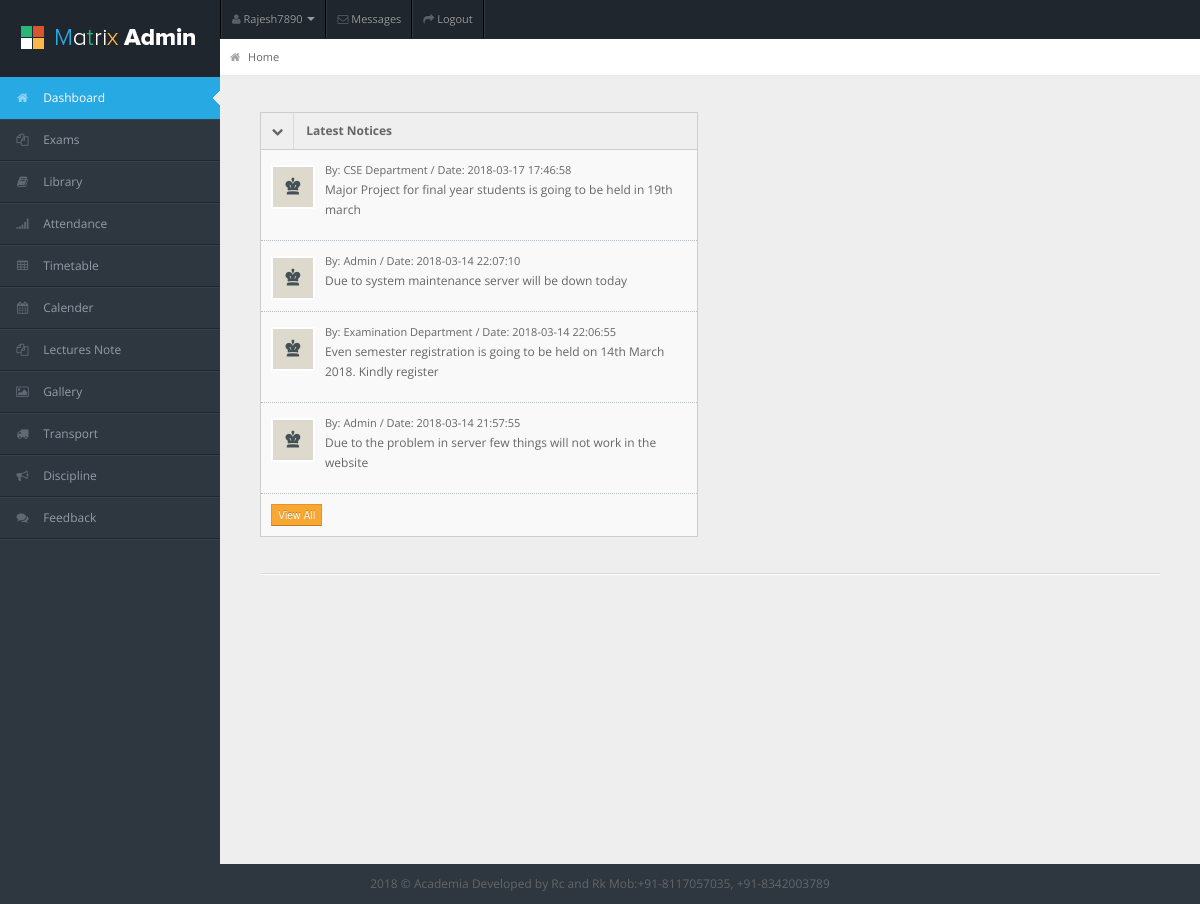
/user/index.php (signed in), run on the app's committed database.
### tables this page shows
CREATE TABLE `notices` (
  `id` int(11) NOT NULL,
  `post_by` varchar(255) NOT NULL,
  `date` timestamp NOT NULL DEFAULT CURRENT_TIMESTAMP ON UPDATE CURRENT_TIMESTAMP,
  `message` text NOT NULL
);

### user/index.php (the view, shortened to what this page needs)
<?php include "includes/header.php";
?>
<?php
include "includes/db.php";
?>
<div id="sidebar"><a href="#" class="visible-phone"><i class="icon icon-home"></i> Dashboard</a>
  <ul>
    <li class="active"><a href="index.php"><i class="icon icon-home"></i> <span>Dashboard</span></a> </li>
    <li class="submenu"> <a href="#"><i class="icon icon-copy"></i> <span>Exams</span></a>
    </li>
    <li><a href="library.php"><i class="icon icon-book"></i> <span>Library</span></a> </li>
    <li><a href="attendance.php"><i class="icon icon-signal"></i> <span>Attendance</span></a> </li>
    <li><a href="timetable.php"><i class="icon icon-table"></i> <span>Timetable</span></a></li>
    <li><a href="calender.php"><i class="icon icon-calendar"></i> <span>Calender</span></a></li>
    <li><a href="Elearning/pages/site/index.html" target="_blank"><i class="icon icon-copy"></i> <span>Lectures Note</span></a></li>
    <li class="submenu"> <a href="#"><i class="icon icon-picture"></i> <span>Gallery</span></a>
    </li>
    <li><a href="transport.php"><i class="icon icon-truck"></i> <span>Transport</span></a></li>
    <li><a href="discipline.php"><i class="icon icon-bullhorn"></i> <span>Discipline</span></a></li>
    <li><a href="feedback.php"><i class="icon icon-comments"></i> <span>Feedback</span></a></li>
  </ul>
</div>
<div id="content">
  <div id="content-header">
    <div id="breadcrumb"> <a href="index.php" title="Go to Home" class="tip-bottom"><i class="icon-home"></i> Home</a></div>
  </div>
  <div class="container-fluid">
    <div class="container-fluid">
      <div class="row-fluid">
        <div class="span6">
          <div class="widget-box">
            <div class="widget-title bg_ly" data-toggle="collapse" href="#collapseG2"><span class="icon"><i class="icon-chevron-down"></i></span>
              <h5>Latest Notices</h5>
            </div>
            <div class="widget-content nopadding collapse in" id="collapseG2">
              <ul class="recent-posts">
                <?php
                $query = "SELECT * FROM notices ORDER BY id DESC";
                $execute_query = mysqli_query($connection, $query);
                $count = 1;
                while ($row = mysqli_fetch_array($execute_query)) {
                  echo '<li>
                <div class="user-thumb"> <img width="40" height="40" alt="User" src="img/demo/av1.jpg"> </div>
                <div class="article-post"> <span class="user-info"> By: ' . $row['post_by'] . ' / Date: ' . $row['date'] . ' </span>
                  <p><a href="#">' . $row['message'] . '</a> </p>
                </div>
              </li>';
                  $count++;
                  if ($count > 4) {
                    break;
                  }
                }
                ?>
                <li>
                  <a href="notice.php"><button class="btn btn-warning btn-mini">View All</button></a>
                </li>
              </ul>
            </div>
          </div>
        </div>
      </div>
      <hr>
    </div>
  </div>
</div>
<?php include "includes/footer.php"; ?>

### user/css/matrix-style.css (style rules this page uses)
* { outline:none !important; -moz-outline: none !important; }
html, body { height:100% }
body { overflow-x: hidden; margin-top: -10px; font-family: 'Open Sans', sans-serif; font-size:12px; color:#666; }
a { color:#666; }
select, textarea, input[type="text"], input[type="password"], input[type="datetime"], input[type="datetime-local"], input[type="date"], input[type="month"], input[type="time"], input[type="week"], input[type="number"], input[type="email"], input[type="url"], input[type="search"], input[type="tel"], input[type="color"], .uneditable-input, .label, .dropdown-menu, .btn, .well, .progress, .table-bordered, .btn-group > .btn:first-child, .btn-group > .btn:last-child, .btn-group > .btn:last-child, .btn-group > .dropdown-toggle, .alert { border-radius:0px; }
.btn, textarea, input[type="text"], input[type="password"], input[type="datetime"], input[type="datetime-local"], input[type="date"], input[type="month"], input[type="time"], input[type="week"], input[type="number"], input[type="email"], input[type="url"], input[type="search"], input[type="tel"], input[type="color"], .uneditable-input { box-shadow:none; }
.progress, .progress-success .bar, .progress .bar-success, .progress-warning .bar, .progress .bar-warning, .progress-danger .bar, .progress .bar-danger, .progress-info .bar, .progress .bar-info, .btn, .btn-primary { background-image:none; }
hr { border-top-color:#dadada; }
.bg_ly { background:#ffb848; }
#user-nav > ul > li > a > i, #sidebar li a i { opacity: .5; margin-top: 2px; }
#sidebar { display: block; float: left; position: relative; width: 220px; z-index: 16; }
#sidebar > ul { list-style: none; margin: 0px 0 0; padding: 0; position: absolute; width: 220px; }
#sidebar > ul > li { display: block; position: relative; }
#sidebar > ul > li > a { padding: 10px 0 10px 15px; display: block; color: #939da8; }
#sidebar > ul > li > a > i { margin-right: 10px; }
#sidebar > ul > li.active > a { background: url("../img/menu-active.png") no-repeat scroll right center transparent !important; text-decoration:none; }
#content { background: none repeat scroll 0 0 #eeeeee; margin-left: 220px; margin-right: 0; padding-bottom: 25px; position: relative; min-height:100%; width: auto; }
#content-header { position: abslute; width: 100%; margin-top: -38px; z-index: 20; }
.container-fluid .row-fluid:first-child { margin-top: 20px; }
#breadcrumb { background-color: #fff; border-bottom: 1px solid #e3ebed; }
#breadcrumb a { padding: 8px 20px 8px 10px; display: inline-block; background-image: url('../img/breadcrumb.png'); background-position: center right; background-repeat: no-repeat; font-size: 11px; color: #666666; }
#breadcrumb a:last-child { background-image:none; }
#breadcrumb a i { margin-right: 5px; opacity: .6; }
.stat-boxes .peity_bar_good, .stat-boxes .peity_line_good, { color: #459D1C; }
.widget-box { background: none repeat scroll 0 0 #F9F9F9; border-left: 1px solid #CDCDCD; border-top: 1px solid #CDCDCD; border-right: 1px solid #CDCDCD; clear: both; margin-top: 16px; margin-bottom: 16px; position: relative; }
.widget-title, .modal-header, .table th, div.dataTables_wrapper .ui-widget-header { background:#efefef; border-bottom: 1px solid #CDCDCD; height: 36px; }
.widget-title span.icon { padding: 9px 10px 7px 11px; float: left; border-right:1px solid #dadada; }
.widget-title h5 { color: #666; float: left; font-size: 12px; font-weight: bold; padding: 12px; line-height: 12px; margin: 0; }
.widget-content { padding:15px; border-bottom: 1px solid #cdcdcd; }
.recent-posts, .recent-comments, .recent-users { margin: 0; padding: 0; }
.recent-posts li, .recent-comments li, .article-post li, .recent-users li { border-bottom: 1px dotted #AEBDC8; list-style: none outside none; padding: 10px; }
.recent-posts li:last-child, .recent-comments li:last-child, .recent-users li:last-child { border-bottom: none !important; }
.user-thumb { background: none repeat scroll 0 0 #FFFFFF; float: left; height: 40px; margin-right: 10px; margin-top: 5px; padding: 2px; width: 40px; }
.user-info { color: #666666; font-size: 11px; }
.nopadding { padding: 0 !important; }

### user/css/matrix-media.css (style rules this page uses)
body { background:#2E363F; }
#sidebar > ul { border-bottom: 1px solid #37414b }
#sidebar > ul > li { border-top: 1px solid #37414b; border-bottom: 1px solid #1f262d; }
#sidebar > ul > li.active { background-color: #27a9e3; border-bottom: 1px solid #27a9e3; border-top: 1px solid #27a9e3; }
#sidebar > ul > li.active a { color:#fff; text-decoration:none; }

### data on the page
notices: post_by "CSE Department", date "2018-03-17 17:46:58", message "Major Project for final year students is going to be held in 19th march"
notices: post_by "Admin", date "2018-03-14 22:07:10", message "Due to system maintenance server will be down today"
notices: post_by "Examination Department", date "2018-03-14 22:06:55", message "Even semester registration is going to be held on 14th March 2018. Kindly register"
notices: post_by "Admin", date "2018-03-14 21:57:55", message "Due to the problem in server few things will not work in the website"

### other printed values
$_SESSION['username'] "Rajesh7890"
